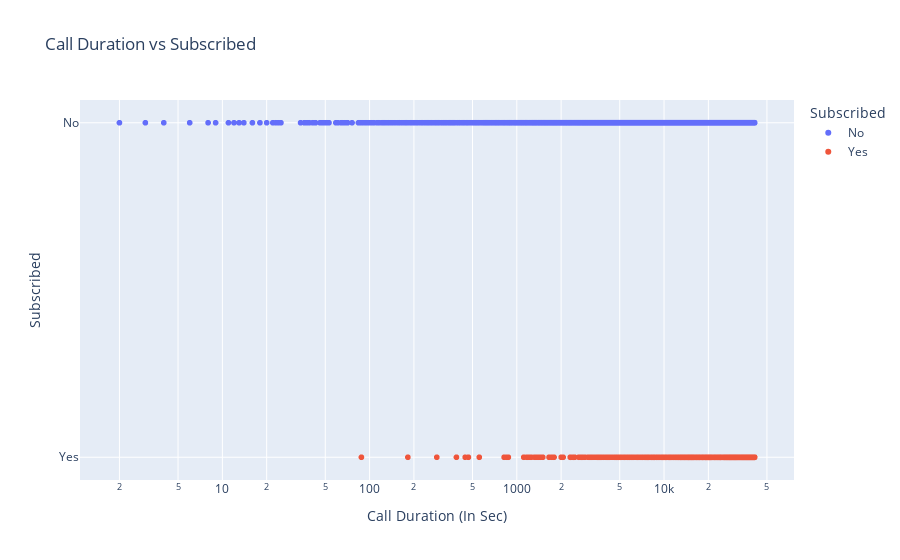

Write notebook code for a chart like this one.
### Code cell
# Contact Duration of the call  
duration_fig = px.scatter(df, log_x='duration', y='Subscribed', color='Subscribed',  title='Call Duration vs Subscribed')
duration_fig.update_layout(xaxis_title='Call Duration (In Sec)')
duration_fig.show()
####### (Observation) #########
# Turn out rate is better for contacts having higher call duration 
# Successful contacts only when call duration is > 100 min

### Figure 1 — Plotly figure (JSON) as saved in the notebook; plotly's stock layout.template omitted (floating-point values rounded to 4 significant figures; data arrays with more than 128 entries replaced by an {"elided": "..."} marker saying what was removed)
{"data": [{"hovertemplate": "Subscribed=%{y}<br>index=%{x}<extra></extra>", "legendgroup": "No", "marker": {"color": "#636efa", "symbol": "circle"}, "mode": "markers", "name": "No", "showlegend": true, "type": "scattergl", "x": {"elided": "26629 int values"}, "xaxis": "x", "y": {"elided": "26629 str values"}, "yaxis": "y"}, {"hovertemplate": "Subscribed=%{y}<br>index=%{x}<extra></extra>", "legendgroup": "Yes", "marker": {"color": "#EF553B", "symbol": "circle"}, "mode": "markers", "name": "Yes", "showlegend": true, "type": "scattergl", "x": {"elided": "3859 int values"}, "xaxis": "x", "y": {"elided": "3859 str values"}, "yaxis": "y"}], "layout": {"legend": {"title": {"text": "Subscribed"}, "tracegroupgap": 0}, "title": {"text": "Call Duration vs Subscribed"}, "xaxis": {"anchor": "y", "domain": [0, 1], "title": {"text": "Call Duration (In Sec)"}, "type": "log"}, "yaxis": {"anchor": "x", "categoryarray": ["Yes", "No"], "categoryorder": "array", "domain": [0, 1], "title": {"text": "Subscribed"}}}}
